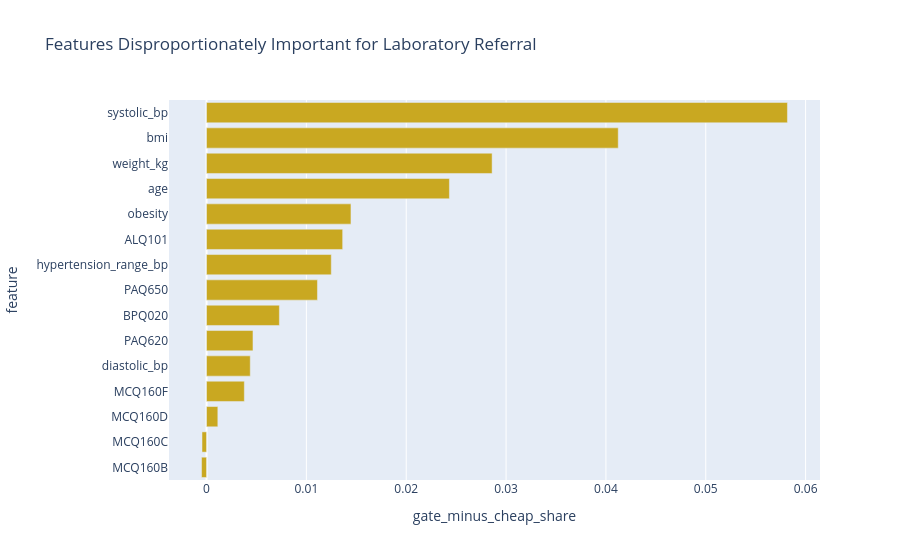

Write notebook code for a chart like this one.
### Code cell
gate_specific = (
    global_importance
    .sort_values(
        "gate_minus_cheap_share",
        ascending=False
    )
    [
        [
            "feature",
            "cheap_importance_share",
            "gate_importance_share",
            "gate_minus_cheap_share"
        ]
    ]
)

display(
    gate_specific
)

gate_specific.to_csv(
    TABLE_DIR
    / "step13_gate_specific_features.csv",
    index=False
)

fig = px.bar(
    gate_specific.head(15),
    x="gate_minus_cheap_share",
    y="feature",
    orientation="h",

    title=(
        "Features Disproportionately Important "
        "for Laboratory Referral"
    ),

    color_discrete_sequence=[
        PROJECT_COLORS[
            "yellow_dark"
        ]
    ]
)

fig.update_yaxes(
    categoryorder="total ascending"
)

fig.show()

save_plotly(
    fig,
    "step13_gate_specificity_importance"
)

### Figure 1 — Plotly figure (JSON) as saved in the notebook; plotly's stock layout.template omitted (floating-point values rounded to 4 significant figures)
{"data": [{"hovertemplate": "gate_minus_cheap_share=%{x}<br>feature=%{y}<extra></extra>", "legendgroup": "", "marker": {"color": "#C9A821", "pattern": {"shape": ""}}, "name": "", "orientation": "h", "showlegend": false, "textposition": "auto", "type": "bar", "x": [0.05818, 0.04123, 0.0286, 0.02433, 0.01447, 0.01363, 0.01249, 0.01111, 0.007295, 0.004651, 0.004379, 0.003787, 0.001132, -0.0004538, -0.0004986], "xaxis": "x", "y": ["systolic_bp", "bmi", "weight_kg", "age", "obesity", "ALQ101", "hypertension_range_bp", "PAQ650", "BPQ020", "PAQ620", "diastolic_bp", "MCQ160F", "MCQ160D", "MCQ160C", "MCQ160B"], "yaxis": "y"}], "layout": {"barmode": "relative", "legend": {"tracegroupgap": 0}, "title": {"text": "Features Disproportionately Important for Laboratory Referral"}, "xaxis": {"anchor": "y", "domain": [0, 1], "title": {"text": "gate_minus_cheap_share"}}, "yaxis": {"anchor": "x", "categoryorder": "total ascending", "domain": [0, 1], "title": {"text": "feature"}}}}
